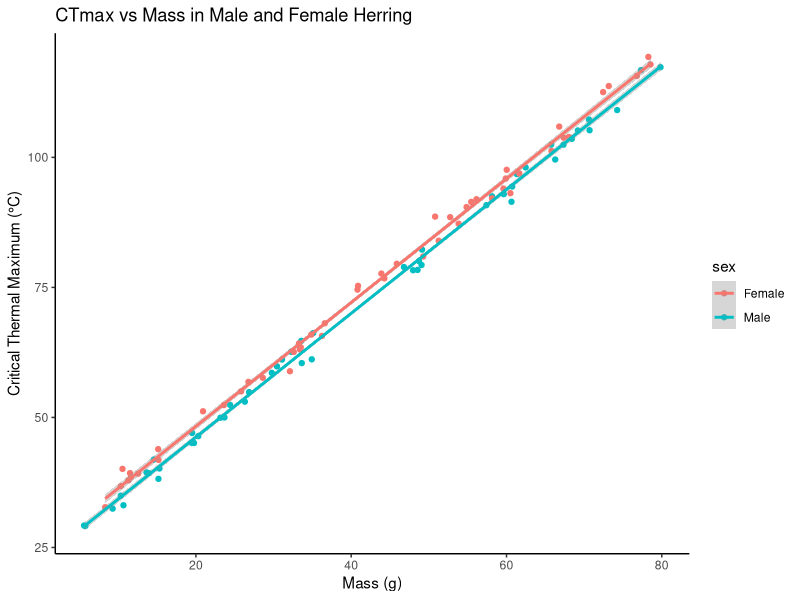

This figure's R source:
######WEEK 14 HOMEWORK######
    ###Lonnie Parry###

###OBJECTIVE 1###

###Just copying this lower bit to reorient myself to homework 11 and to show part A

#this simulated data represents the relationship between critical thermal maximum values (maximum temperature a fish can tolerate before losing the ability to maintain an upright posture when temperature is increased gradually) of both male and female herring and fish length. In some species, it is reported that females have higher CTmax values overall; however, this may depend on factors such as age and reproductive status.

#Question: Does the relationship between body length and critical thermal maximum differ between male and female herring?

ctmax<-read.csv("ctmax_simulated.csv")
str(ctmax)
summary(ctmax)
ctmax$sex <- factor(ctmax$sex)
#model with interaction

###PART B###
model <- lm(ctmax ~ mass * sex, data = ctmax)
summary(model)
#model without interaction
reduced_mod <- lm(ctmax ~ mass + sex, data = ctmax)
summary(reduced_mod)

#comparing the models
anova(reduced_mod, model, test = "LRT")

AIC(reduced_mod, model)

library(ggplot2)

ggplot(ctmax, aes(x = mass, y = ctmax, color = sex)) +
  geom_point() +
  geom_smooth(method = "lm", se = TRUE) +
  theme_classic() +
  labs(title = "CTmax vs Mass in Male and Female Herring",
       x = "Mass (g)",
       y = "Critical Thermal Maximum (°C)")

###PART C###
# LLs
ll_full    <- logLik(model)
ll_reduced <- logLik(reduced_mod)

# Negative log-likelihoods (NLL)
nll_full <- -as.numeric(ll_full)
nll_reduced<- -as.numeric(ll_reduced)

ll_full
ll_reduced
nll_full
nll_reduced

###PART D###
library(lmtest)
lrtest(reduced_mod, model)

#the LRT came back with a really large p value of .9965, so we can infer that an interaction does not improve the model. Ecologically this means that male and female herring do not differ in the slope of the relationship between CTmax and body mass. 

###OBJECTIVE 2###

###PART A###

#For my 5 models I will have...
#Full model (mass*sex)
m_full   <- lm(ctmax ~ mass * sex, data = ctmax)
#main effects (mass+sex)
m_main   <- lm(ctmax ~ mass + sex, data = ctmax)
#single variable 1 (mass)
m_mass   <- lm(ctmax ~ mass, data = ctmax)
#single variable 2 (sex)
m_sex    <- lm(ctmax ~ sex, data = ctmax)
#intercept only (ctmax-1)
m_null   <- lm(ctmax ~ 1, data = ctmax)

#creating the AIC table
model_list <- list(
  full        = m_full,
  main_effects = m_main,
  mass_only   = m_mass,
  sex_only    = m_sex,
  intercept   = m_null)

aic_table <- data.frame(
  Model = names(model_list),
  AIC   = sapply(model_list, AIC))
aic_table <- aic_table[order(aic_table$AIC), ]
View(aic_table)

###PART B###

#AIC identified the main-effects model as the best-supported by the data. This suggests that both body mass and sex influence CTmax, but the interaction is unnecessary. Ecologically, males and females differ in their average CTmax values (intercept differences), but the effect of body mass on CTmax is about the same for both sexes.
